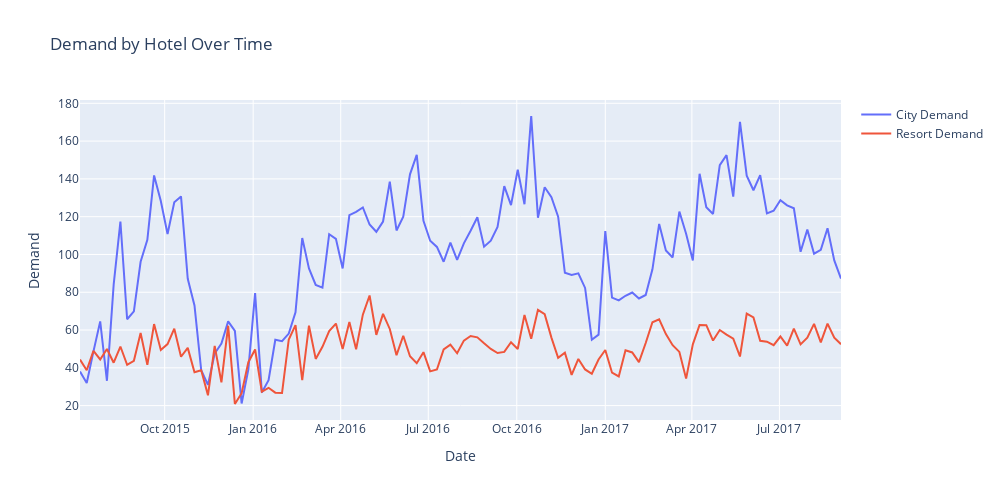

This figure's notebook cell:
### Code cell
fig = go.Figure()

# Add the first line from city_week_dem
fig.add_trace(go.Scatter(x=city_week_dem.index, y=city_week_dem.values,
                         mode='lines', name='City Demand'))

# Add the second line from resort_week_dem
fig.add_trace(go.Scatter(x=resort_week_dem.index, y=resort_week_dem.values,
                         mode='lines', name='Resort Demand'))

# Customize layout
fig.update_layout(
    title='Demand by Hotel Over Time',
    width=1000,
    height=500,
    xaxis_title='Date',
    yaxis_title='Demand',
    showlegend=True
)

# Show the figure
fig.show()
